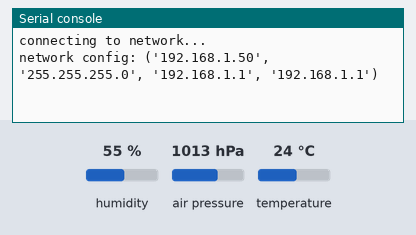
The program below on a simulated ESP32 board running MicroPython. Parts: the last lines printed to the serial console. The inputs (shaded band) are chosen by the test bench; at power-on: humidity 55 %, air pressure 1013 hPa, temperature 24 °C. WiFi joins after 1.5 s; requests to the public web service named in the program get a made-up reply in its usual format after 0.4 s (London, UTC, broken clouds, 64 % humidity, 1013 hPa unless stated).

Above: at 2.7 s.
2.8 s: humidity set to 22 %
At 5.67 s:
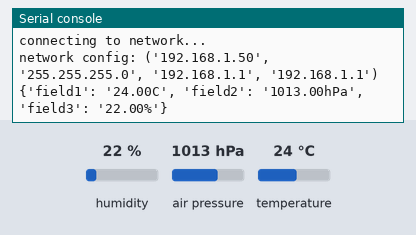
5.8 s: air pressure set to 952 hPa
At 6.09 s:
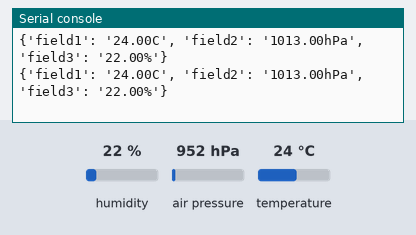
7.3 s: temperature set to 12 °C
At 7.32 s:
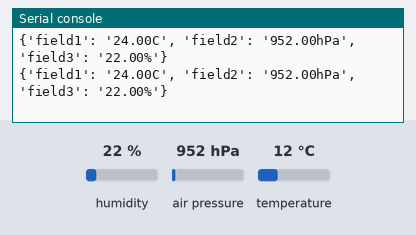

The program:

BME280_ESP32.py
```python
'''
https://microcontrollerslab.com/micropython-bme280-esp32-esp8266-temperature-humidity-pressure/


'''


import machine
import urequests
from machine import Pin, SoftI2C
import network, time
import BME280

i2c = SoftI2C(scl=Pin(22), sda=Pin(21), freq=10000)    #initializing the I2C method

HTTP_HEADERS = {'Content-Type': 'application/json'}
THINGSPEAK_WRITE_API_KEY = 'P06BZAQFY71S39OH'

UPDATE_TIME_INTERVAL = 5000  # in ms
last_update = time.ticks_ms()

ssid='NETGEAR48'
password='waterypanda901'

# Configure ESP32 as Station
sta_if=network.WLAN(network.STA_IF)
sta_if.active(True)

if not sta_if.isconnected():
    print('connecting to network...')
    sta_if.connect(ssid, password)
    while not sta_if.isconnected():
     pass
print('network config:', sta_if.ifconfig())

while True:
    if time.ticks_ms() - last_update >= UPDATE_TIME_INTERVAL:
         bme = BME280.BME280(i2c=i2c)          #BME280 object created
         temperature = bme.temperature         #reading the value of temperature
         humidity = bme.humidity               #reading the value of humidity
         pressure = bme.pressure               #reading the value of pressure

         bme_readings = {'field1':temperature, 'field2':pressure, 'field3':humidity}
         request = urequests.post( 'http://api.thingspeak.com/update?api_key=' + THINGSPEAK_WRITE_API_KEY, json = bme_readings, headers = HTTP_HEADERS )
         request.close()
         print(bme_readings) 
```

Measured:
- after the input at 2.8 s, the serial console: prints a new line after 2.6 s (image 1)
